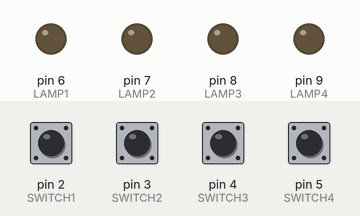
Bench run of a sketch on a simulated Arduino Uno, built with avr-gcc and run on an emulated ATmega328P. Shown: output pins drawn as LEDs (lit = HIGH). Inputs (shaded band) come from the test bench; at power-on: pin 2 (SWITCH1), pin 3 (SWITCH2), pin 4 (SWITCH3), pin 5 (SWITCH4) HIGH. Sleep ends after the set time or at an interrupt.

Above: at 1.2 s.
1.3 s: pin 2 (SWITCH1) pulled LOW for 0.15 s
At 2.1 s:
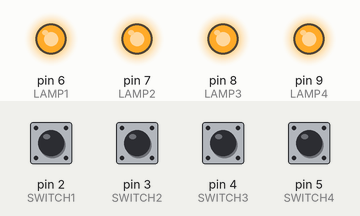
2.9 s: pin 3 (SWITCH2) pulled LOW for 0.15 s
At 2.97 s:
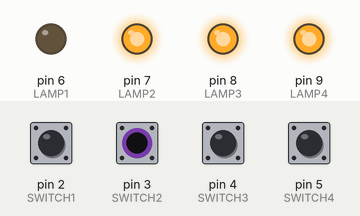
4.5 s: pin 4 (SWITCH3) pulled LOW for 0.15 s
At 4.57 s:
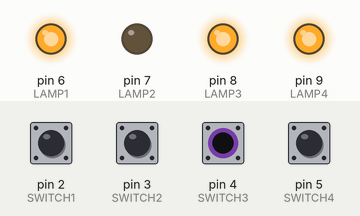
6.1 s: pin 5 (SWITCH4) pulled LOW for 0.15 s
At 6.17 s:
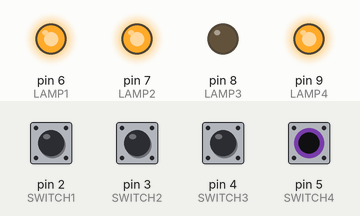
7.7 s: pin 2 (SWITCH1) driven LOW and pin 3 (SWITCH2) driven LOW
At 8.6 s:
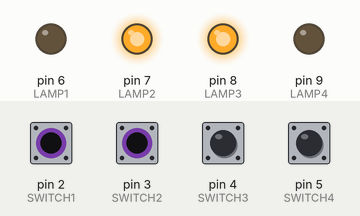
9.2 s: pin 4 (SWITCH3) pulled LOW for 1 s
At 9.8 s:
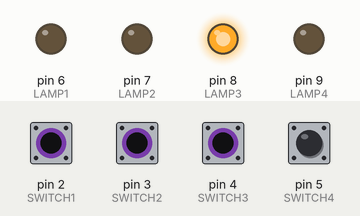
Timing chart, 0 to 12.2 s (numbered marks = the images above; inputs shaded):
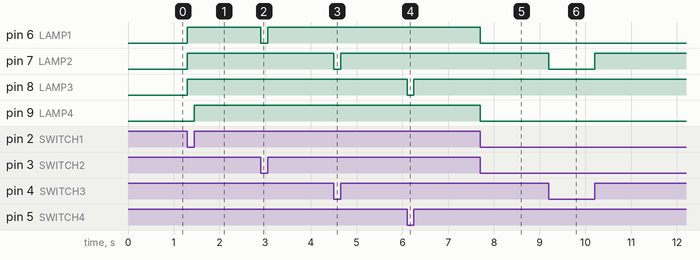

Measured:
- after the input at 1.3 s, pin 6 (LAMP1), pin 7 (LAMP2), pin 8 (LAMP3): LOW → HIGH at once; pin 9 (LAMP4): LOW → HIGH after 0.15 s
- after the input at 2.9 s, pin 6 (LAMP1): HIGH → LOW at once, → HIGH 0.15 s later
- after the input at 4.5 s, pin 7 (LAMP2): HIGH → LOW at once, → HIGH 0.15 s later
- after the input at 6.1 s, pin 8 (LAMP3): HIGH → LOW at once, → HIGH 0.15 s later
- after the input at 7.7 s, pin 6 (LAMP1), pin 9 (LAMP4): HIGH → LOW at once
- after the input at 9.2 s, pin 7 (LAMP2): HIGH → LOW at once, → HIGH 1.0 s later

The sketch:

switchboard.ino
```cpp
/*
# Magic Switchboard
A magic schwitchboard is a little box with four switches and four lamps colored in red, green, blue and yellow.
The switches have got hats in the same colors. You can change the position of the lamps and the hats in any way you want.
But the red switch always lights the red lamp, the blue the blue, the yellow the yellow and the green the green one.

How does this work?
The magician is the one operating the switchbox. He has to remember which switch was turned off last.
He then hands off the box to the audience and asks them to rearrange the colors.
When the audience returns his box he remembers the sequence in which the lights turn on and turns the switches with matching color.

For the audience it seems like the colors are connected somehow.

 */

// how many lamps/switches are connected
#define LAMP_COUNT 4

typedef uint8_t lamp_t;
typedef uint8_t switch_t;

const lamp_t LAMP1 = 6;
const lamp_t LAMP2 = 7;
const lamp_t LAMP3 = 8;
const lamp_t LAMP4 = 9 ;

const switch_t SWITCH1 = 2;
const switch_t SWITCH2 = 3;
const switch_t SWITCH3 = 4;
const switch_t SWITCH4 = 5;

#define ON 1
#define OFF 0

// how long do we wait when turned off, to reset and powerdown
#define RESET_DELAY 50000


// this switch is not connected, yet
#define DISCONNECTED (0xFF)


// which switch is connected to which lamp
// connections[switch] = lamp
uint8_t connections[LAMP_COUNT] = {DISCONNECTED, DISCONNECTED, DISCONNECTED, DISCONNECTED };

// which was the last swich changed?
uint8_t last_changed = 0;

// current sequence used for assigning new lamps to unconnected switches
uint8_t sequence = 0;

// how many lamps have already be connected
uint8_t current_lamp = 0;

// sequences for new lamp connections
uint8_t lamp_ordering[LAMP_COUNT][LAMP_COUNT] = {
  { 0, 1, 2, 3 },
  { 1, 0, 2, 3 },
  { 2, 3, 1, 0 },
  { 3, 2, 1, 0 }
};

// this mask stores the previous state of input
uint8_t last_switches = 0b0000;

// this mask stores the current state of input
uint8_t current_switches = 0b0000;

void setup() {
  pinMode(LAMP1, OUTPUT);
  pinMode(LAMP2, OUTPUT);
  pinMode(LAMP3, OUTPUT);
  pinMode(LAMP4, OUTPUT);

  pinMode(SWITCH1, INPUT);
  pinMode(SWITCH2, INPUT);
  pinMode(SWITCH3, INPUT);
  pinMode(SWITCH4, INPUT);

  cli();
  // activate pin change interrupt for switches
  PCICR |= _BV(PCIE2);
  PCMSK2 |= _BV(PCINT18) | _BV(PCINT19) | _BV(PCINT20) | _BV(PCINT21);

  // activate interupts
  sei();
}

void loop() {
  idle();
  //blink();
}

void enable_reset_timer() {
  cli();

  // reset
  TCCR1A = 0;
  TCCR1B = 0;

  // set up timer 1 to prescaler / 1024
  TCCR1B |= _BV(CS12) | _BV(CS10);

  // set to CTC Mode with OCR1A as top value
  TCCR1B |=  _BV(WGM12);
  TCNT1 = 0;
  // activate timer counter compare register
  TIMSK1 = _BV(OCIE1A);
  // set timer compare register
  OCR1A = RESET_DELAY;

  sei();
}

void disable_reset_timer() {
  // activate timer counter compare register
  TIMSK1 = 0;
}


// power modes
void idle() {
  // in idle the main loop is paused, but the timer and the pcint are running
  SMCR = _BV(SE); // set to idle
  asm("sleep");
}

#define PRTWI0 7
#define PRSPI0 2
void powerdown() {
  // in powerdown the timers and main loop are stopped, can only be woken up by PCINT (turning a switch)
  // set sleep mode to powerdown
  SMCR = _BV(SM1) | _BV(SE);
  // disable everthing that costs power
  //PRR = _BV(PRTWI0) | _BV(PRTIM2) | _BV(PRTIM0) | _BV(PRTIM1) | _BV(PRSPI0) | _BV(PRUSART0) | _BV(PRADC);
  asm("sleep");
}

void set_lamp(lamp_t lamp, bool state) {
  if(lamp == 0) digitalWrite(LAMP1, state);
  if(lamp == 1) digitalWrite(LAMP2, state);
  if(lamp == 2) digitalWrite(LAMP3, state);
  if(lamp == 3) digitalWrite(LAMP4, state);
}

bool get_switch(switch_t swit) {
  if(swit == 0) return digitalRead(SWITCH1);
  if(swit == 1) return digitalRead(SWITCH2);
  if(swit == 2) return digitalRead(SWITCH3);
  if(swit == 3) return digitalRead(SWITCH4);
}

uint8_t get_switches() {
  return digitalRead(SWITCH4) << 3 | digitalRead(SWITCH3) << 2 | digitalRead(SWITCH2) << 1 | digitalRead(SWITCH1);
}

ISR(TIMER1_COMPA_vect) {
  // if all switches are turned off
  if(!current_switches) {
    // disconnect all switches
    for(byte i = 0; i < LAMP_COUNT; i++) {
      connections[i] = DISCONNECTED;
    }

    // the lights go on in one of 4 sequences
    // the sequence is selected by the last switch turned off
    current_lamp = 0;
    sequence = last_changed;

    disable_reset_timer();
    // got to sleep
    //powerdown();
  }


  disable_reset_timer();
}

// returns a lamp without a connection. Calling this function more than LAMP_COUNT times causes an error!
byte get_next_lamp() {
  if(current_lamp < LAMP_COUNT)
    return lamp_ordering[sequence][current_lamp++];
  else fail();
}

// a switch has been switched
ISR(PCINT2_vect)
{
  // idle while active, so timers are running
  //idle();

  current_switches = get_switches();
  uint8_t changed = current_switches ^ last_switches;

  for(uint8_t i = 0; i < LAMP_COUNT; i++) {
    // switch i changed
    if((changed >> i) & 1) {
      // remember which switch was last changed
      last_changed = i;
      // does it already have an connection?
      if(connections[i] == DISCONNECTED) {
        // if not connect to the next free Lamp
        connections[i] = get_next_lamp();
      }
    }
  }


  // sets the lamps by their connected switches
  for(uint8_t i = 0; i < LAMP_COUNT; i++) {
    if(connections[i] != DISCONNECTED)
      set_lamp(connections[i], get_switch(i));
  }

  last_switches = current_switches;

  // if all switches turned off
  if(!current_switches) {
    enable_reset_timer();
  }
}


void fail() {
  while(1) {
    blink();
    delay(100);
  }
}

void blink() {
  for(uint8_t i = 0; i < LAMP_COUNT; i++) {
    set_lamp(i, ON);
  }
  //for(uint16_t i = 0; i < 16000000; i++) asm("nop");
  delay(500);
  for(uint8_t i = 0; i < LAMP_COUNT; i++) {
    set_lamp(i, OFF);
  }
  delay(500);
  //for(uint16_t i = 0; i < 16000000; i++) asm("nop");
}
```
